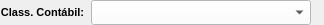
              <widget class="QWidget" name="widget_34" native="true">
               <property name="minimumSize">
                <size>
                 <width>0</width>
                 <height>25</height>
                </size>
               </property>
               <property name="maximumSize">
                <size>
                 <width>16777215</width>
                 <height>25</height>
                </size>
               </property>
               <property name="styleSheet">
                <string notr="true"/>
               </property>
               <layout class="QHBoxLayout" name="horizontalLayout_27">
                <property name="spacing">
                 <number>6</number>
                </property>
                <property name="leftMargin">
                 <number>0</number>
                </property>
                <property name="topMargin">
                 <number>0</number>
                </property>
                <property name="rightMargin">
                 <number>0</number>
                </property>
                <property name="bottomMargin">
                 <number>0</number>
                </property>
                <item>
                 <widget class="QLabel" name="label_72">
                  <property name="minimumSize">
                   <size>
                    <width>85</width>
                    <height>0</height>
                   </size>
                  </property>
                  <property name="maximumSize">
                   <size>
                    <width>85</width>
                    <height>16777215</height>
                   </size>
                  </property>
                  <property name="font">
                   <font>
                    <pointsize>8</pointsize>
                    <weight>75</weight>
                    <bold>true</bold>
                   </font>
                  </property>
                  <property name="text">
                   <string>Class. Contábil:</string>
                  </property>
                  <property name="alignment">
                   <set>Qt::AlignCenter</set>
                  </property>
                 </widget>
                </item>
                <item>
                 <widget class="QComboBox" name="combo_Classificacao">
                  <property name="sizePolicy">
                   <sizepolicy hsizetype="Preferred" vsizetype="Preferred">
                    <horstretch>0</horstretch>
                    <verstretch>0</verstretch>
                   </sizepolicy>
                  </property>
                  <property name="minimumSize">
                   <size>
                    <width>220</width>
                    <height>0</height>
                   </size>
                  </property>
                  <property name="maximumSize">
                   <size>
                    <width>220</width>
                    <height>16777215</height>
                   </size>
                  </property>
                  <property name="font">
                   <font>
                    <pointsize>8</pointsize>
                   </font>
                  </property>
                  <property name="styleSheet">
                   <string notr="true">background-color: rgb(255, 255, 255);
text-align: center;</string>
                  </property>
                 </widget>
                </item>
                <item>
                 <widget class="QLabel" name="label_10">
                  <property name="text">
                   <string/>
                  </property>
                 </widget>
                </item>
               </layout>
              </widget>
